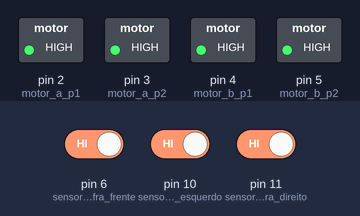
Recording of a sketch running on a simulated Arduino Uno, built with avr-gcc and run on an emulated ATmega328P. Shown: switched loads named in the sketch (green lamp = pin HIGH). Inputs (shaded band) come from the test bench; at power-on: pin 6 (sensor_de_infra_frente) HIGH, pin 10 (sensor_de_infra_esquerdo) HIGH, pin 11 (sensor_de_infra_direito) HIGH.

Above: at 1.2 s.
1.3 s: pin 6 (sensor_de_infra_frente) driven LOW
At 1.6 s:
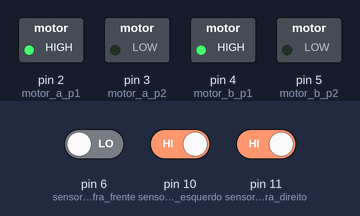
2.8 s: pin 6 (sensor_de_infra_frente) driven HIGH
At 3.9 s:
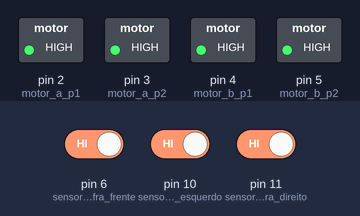
4.3 s: pin 10 (sensor_de_infra_esquerdo) driven LOW
At 5.1 s:
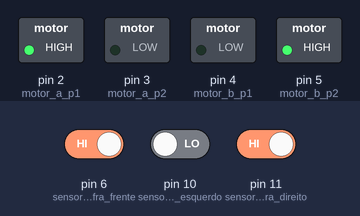
5.8 s: pin 10 (sensor_de_infra_esquerdo) driven HIGH
At 6.2 s:
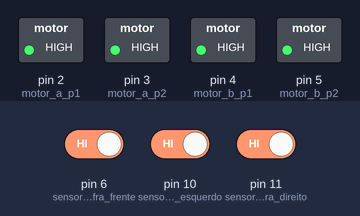
7.3 s: pin 11 (sensor_de_infra_direito) driven LOW
At 8.6 s:
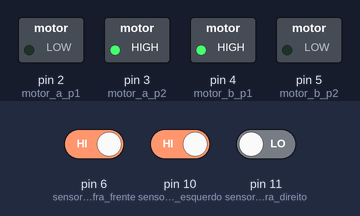
Timing chart, 0 to 9.8 s (numbered marks = the images above; inputs shaded):
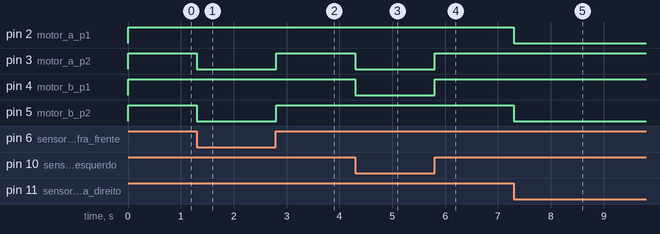

Measured:
- after the input at 1.3 s, pin 3 (motor_a_p2), pin 5 (motor_b_p2): HIGH → LOW at once
- after the input at 2.8 s, pin 3 (motor_a_p2), pin 5 (motor_b_p2): LOW → HIGH at once
- after the input at 4.3 s, pin 3 (motor_a_p2), pin 4 (motor_b_p1): HIGH → LOW at once
- after the input at 5.8 s, pin 3 (motor_a_p2), pin 4 (motor_b_p1): LOW → HIGH at once
- after the input at 7.3 s, pin 2 (motor_a_p1), pin 5 (motor_b_p2): HIGH → LOW at once

The sketch:

robo-sumo.ino
```cpp
#include <Servo.h>
// =====================
//      Variáveis
// ======================

// Servo
#define SERVO 13
Servo servo; // Instancia o servo

//Motores

#define motor_a_p1 2    // Motor A, rotação horária
#define motor_a_p2 3   // Motor A, rotação antihorária

#define motor_b_p1 4   // Motor B, rotação horária
#define motor_b_p2 5   // Motor B, rotação antihorária

//Sensores

#define sensor_de_linha_frente 9   // Sensor de linha da frente
#define sensor_de_linha_atras 8    // Sensor de linha de trás

#define sensor_de_infra_frente 6     // Sensor infravermelho frontal
#define sensor_de_infra_esquerdo 10   // Sensor infravermelho esquerdo
#define sensor_de_infra_direito 11    // Sensor infravermelho direito


// ==========================
//      Métodos padrões
// ===========================

void setup(){
  pinosMotores();
  pinosSensores();
}

void loop(){
//afastaDaLinha();
ataque();
}

// ==========================
//      Métodos sensores
// ===========================

void pinosSensores(){
  pinMode(sensor_de_linha_frente, INPUT);
  pinMode(sensor_de_linha_atras, INPUT);
  pinMode(sensor_de_infra_frente, INPUT);
  pinMode(sensor_de_infra_esquerdo, INPUT);
  pinMode(sensor_de_infra_direito, INPUT);
}

void afastaDaLinha(){
  bool sensor_frente = digitalRead(sensor_de_linha_frente);
  bool sensor_atras = digitalRead(sensor_de_linha_atras);

  if(!sensor_frente){
    ir_pra_tras();
  }else if(!sensor_atras){
    ir_pra_frente();
  }else{
    frear();
   }
}

void ataque(){
  bool infra_frente = digitalRead(sensor_de_infra_frente);
  bool infra_esquerdo = digitalRead(sensor_de_infra_esquerdo);
  bool infra_direito = digitalRead(sensor_de_infra_direito);

  if(!infra_frente) ir_pra_frente();
  else if(!infra_esquerdo) virar_direita();
  else if(!infra_direito) virar_esquerda();
  else frear();

}

// ==========================
//      Métodos motores
// ===========================

void pinosMotores(){
  pinMode(motor_a_p1, OUTPUT);
  pinMode(motor_a_p2, OUTPUT);
  pinMode(motor_b_p1, OUTPUT);
  pinMode(motor_b_p2, OUTPUT);
}

// Referente ao robô

void ir_pra_frente(){
  frente_motor_a();
  frente_motor_b();
}

void ir_pra_tras(){
  re_motor_a();
  re_motor_b();
}

void frear(){
  freio_motor_a();
  freio_motor_b();
}

void virar_direita(){
  frente_motor_a();
  re_motor_b();
}

void virar_esquerda(){
  re_motor_a();
  frente_motor_b();
}


// Referente ao motor A

void frente_motor_a(){
  digitalWrite(motor_a_p1, HIGH);
  digitalWrite(motor_a_p2, LOW);
}
void freio_motor_a(){
  digitalWrite(motor_a_p1, HIGH);
  digitalWrite(motor_a_p2, HIGH);
}
void re_motor_a(){
  digitalWrite(motor_a_p1, LOW);
  digitalWrite(motor_a_p2, HIGH);
}

// Referente ao motor B

void frente_motor_b(){
  digitalWrite(motor_b_p1, HIGH);
  digitalWrite(motor_b_p2, LOW);
}
void freio_motor_b(){
  digitalWrite(motor_b_p1, HIGH);
  digitalWrite(motor_b_p2, HIGH);
}
void re_motor_b(){
  digitalWrite(motor_b_p1, LOW);
  digitalWrite(motor_b_p2, HIGH);
}
```
